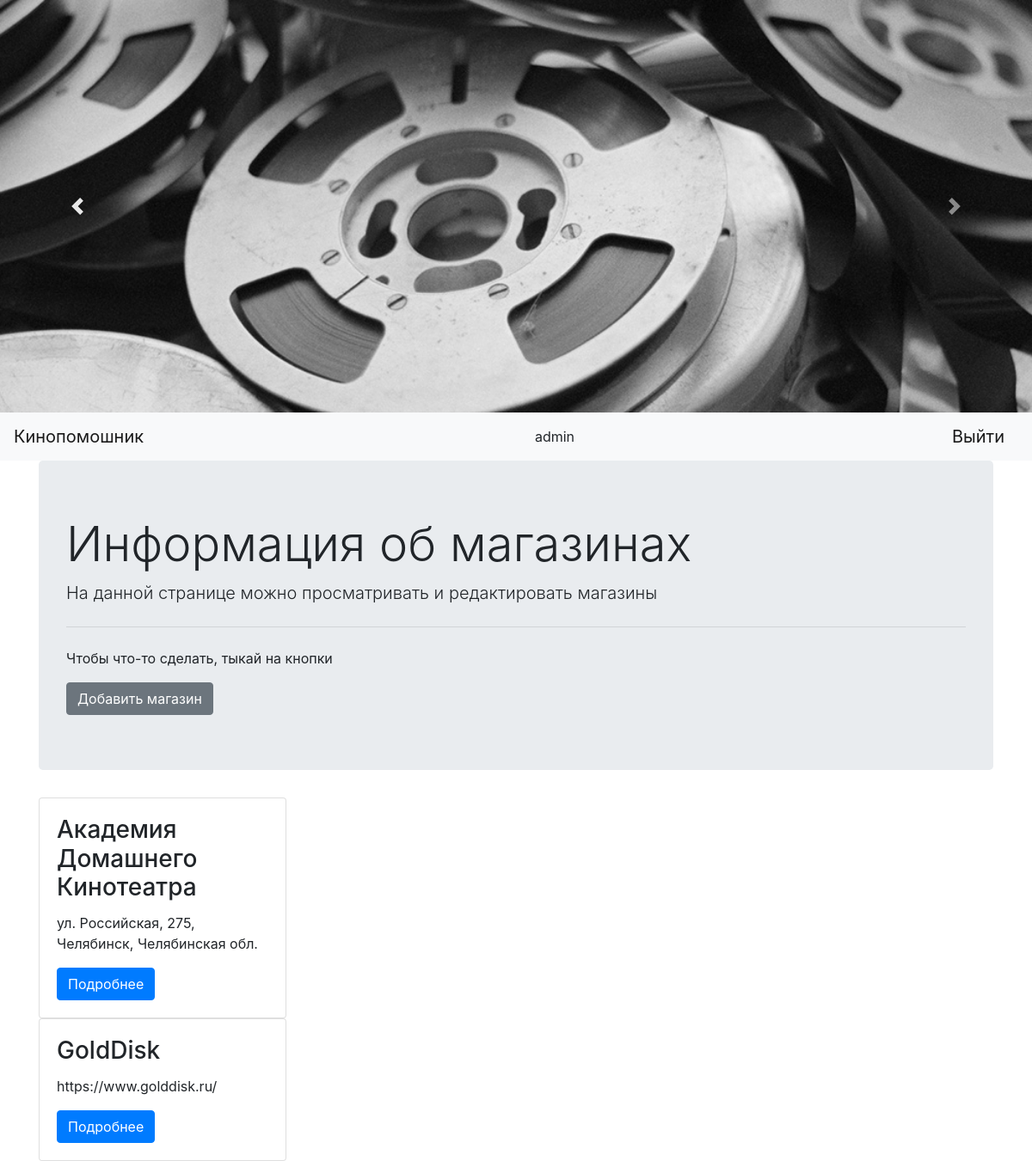
Page /store_admin (signed in) on the committed database.
### tables this page shows
CREATE TABLE stores 
                            (store_id INTEGER PRIMARY KEY AUTOINCREMENT, 
                             name VARCHAR(20) UNIQUE,
                             address VARCHAR(128)
                        );

### index.py (the view)
@app.route('/store_admin', methods=['GET'])
def store_admin():
    if 'username' not in session:
        return redirect('/login')
    if session['username'] != 'admin':
        flash('Доступ запрещен')
        redirect('index')
    stores = StoresModel(db.get_connection()).get_all()
    return render_template('store_admin.html',
                           username=session['username'],
                           title='Просмотр магазинов',
                           stores=stores)

### db.py (called while the page is built)
    def get_connection(self):
        return self.conn

### models.py (called while the page is built)
    def get_all(self):
        cursor = self.connection.cursor()
        cursor.execute("SELECT * FROM stores")
        rows = cursor.fetchall()
        return rows

### templates/store_admin.html
{% extends "base.html" %}
{% block content %}
    <div class="jumbotron">
      <h1 class="display-4">Информация об магазинах</h1>
      <p class="lead">На данной странице можно просматривать и редактировать магазины</p>
      <hr class="my-4">
      <p>Чтобы что-то сделать, тыкай на кнопки</p>
        <a href="{{ url_for('add_store') }}">
            <button type="button" class="btn btn-secondary">Добавить магазин</button>
        </a>
    </div>
    {% for item in stores %}
        <div class="card" style="width: 18rem;">
          <div class="card-body">
            <h3 class="card-title">{{ item[1] }}</h3>
            <p class="card-text">{{ item[2] }}</p>
            <a href="/store/{{ item[0] }}" class="btn btn-primary">Подробнее</a>
          </div>
        </div>
    {% endfor %}
{% endblock %}

### rows in the picture
stores: name "Академия Домашнего Кинотеатра", address "ул. Российская, 275, Челябинск, Челябинская обл."
stores: name "GoldDisk", address "https://www.golddisk.ru/"

### other values in the picture
{{ username }} "admin"
